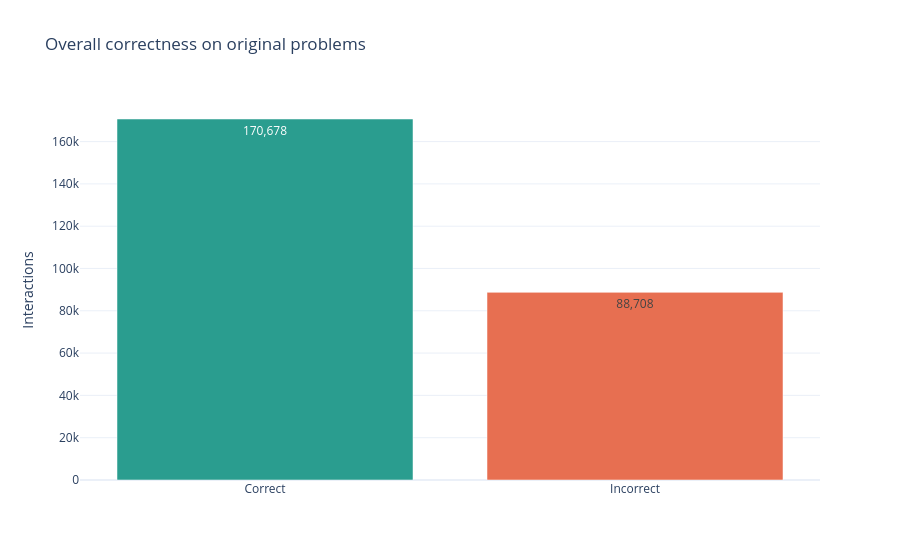

The notebook cell saved with this chart:
### Markdown cell above
## 1. Overall first-attempt success

The target balance establishes the majority-class baseline and provides context for later ROC-AUC, PR-AUC, log-loss, Brier score, and calibration results.

### Code cell
outcome_summary = (
    df["correct"]
    .value_counts()
    .rename_axis("correct")
    .reset_index(name="interactions")
)
outcome_summary["outcome"] = outcome_summary["correct"].map(
    {0: "Incorrect", 1: "Correct"}
)
outcome_summary["share"] = outcome_summary["interactions"] / len(df)
display(outcome_summary[["outcome", "interactions", "share"]])

fig = px.bar(
    outcome_summary,
    x="outcome",
    y="interactions",
    color="outcome",
    color_discrete_map={
        "Correct": COLOR_CORRECT,
        "Incorrect": COLOR_INCORRECT,
    },
    text_auto=",",
    title="Overall correctness on original problems",
    labels={"outcome": "", "interactions": "Interactions"},
    template=PLOT_TEMPLATE,
)
fig.update_layout(showlegend=False)
fig.show()

### Figure 1 — Plotly figure (JSON) as saved in the notebook; plotly's stock layout.template omitted (floating-point values rounded to 4 significant figures)
{"data": [{"hovertemplate": "=%{x}<br>Interactions=%{y}<extra></extra>", "legendgroup": "Correct", "marker": {"color": "#2A9D8F", "pattern": {"shape": ""}}, "name": "Correct", "orientation": "v", "showlegend": true, "textposition": "auto", "texttemplate": "%{y:,}", "type": "bar", "x": ["Correct"], "xaxis": "x", "y": [170678], "yaxis": "y"}, {"hovertemplate": "=%{x}<br>Interactions=%{y}<extra></extra>", "legendgroup": "Incorrect", "marker": {"color": "#E76F51", "pattern": {"shape": ""}}, "name": "Incorrect", "orientation": "v", "showlegend": true, "textposition": "auto", "texttemplate": "%{y:,}", "type": "bar", "x": ["Incorrect"], "xaxis": "x", "y": [88708], "yaxis": "y"}], "layout": {"barmode": "relative", "legend": {"title": {"text": ""}, "tracegroupgap": 0}, "showlegend": false, "title": {"text": "Overall correctness on original problems"}, "xaxis": {"anchor": "y", "categoryarray": ["Correct", "Incorrect"], "categoryorder": "array", "domain": [0, 1], "title": {"text": ""}}, "yaxis": {"anchor": "x", "domain": [0, 1], "title": {"text": "Interactions"}}}}
